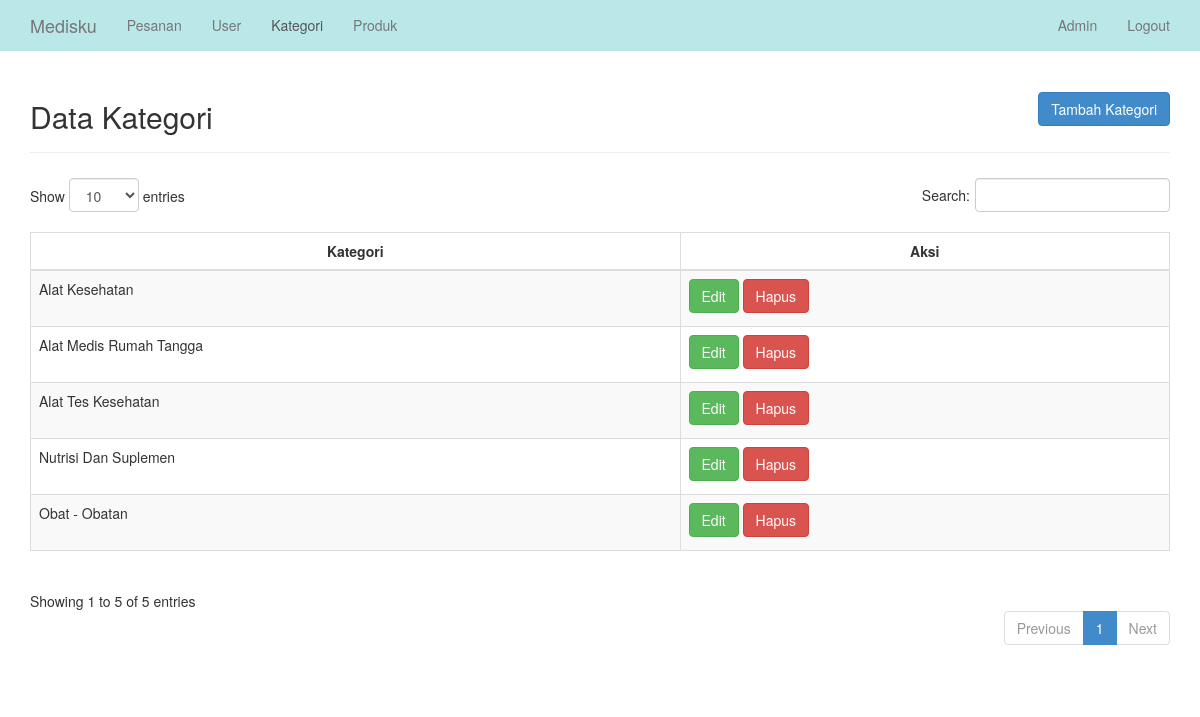
/admin/kategori.php (signed in), run on the app's committed database.
### tables this page shows
CREATE TABLE `kategori` (
  `id_kategori` int NOT NULL AUTO_INCREMENT,
  `kategori` varchar(35) NOT NULL,
  PRIMARY KEY (`id_kategori`)
);

### admin/kategori.php (the view, shortened to what this page needs)
<?php
    include "../koneksi/config.php";
?>
<!DOCTYPE html>
<html>
<head>
    <link href="../assets/css/bootstrap.css" rel="stylesheet">
    <link href="../assets/css/datatables.css" rel="stylesheet">
    <link href="../assets/css/style.css" rel="stylesheet" />
</head>
<body>
  <nav class="navbar navbar-default navbar-fixed-top" role="navigation">
      <div class="container">
          <div class="navbar-header">
              <a class="navbar-brand" href="home.php"> Medisku </a>
          </div>
          <div class="collapse navbar-collapse" id="bs-example-navbar-collapse-1">
              <ul class="nav navbar-nav">
                  <li><a href="home.php">Pesanan</a></li>
                  <li><a href="pengguna.php">User</a></li>
                  <li class="active"><a href="kategori.php">Kategori</a></li>
                  <li><a href="barang.php">Produk</a></li>
              </ul>
              <ul class="nav navbar-nav navbar-right">
                  <li>
                      <a href="user.php"><?php echo ucwords($_SESSION['nama'] ) ?></a>
                  </li>
                  <li>
                      <a href="logout.php">Logout</a>
                  </li>
              </ul>
          </div>
      </div>
  </nav>
  <div class="container">
    <br><br>
    <div class="page-header" style="display: flex; justify-content: space-between; align-items: center;">
      <h2> Data Kategori </h2>
      <button class="btn btn-primary" data-toggle="modal" data-target="#tambah">Tambah Kategori</button>
    </div>
    <table id="tables" class="table table-responsive table-bordered table-striped">
      <thead>
        <tr>
          <th style="text-align: center;">Kategori</th>
          <th style="text-align: center;">Aksi</th>
        </tr>
      </thead>
      <?php
        $sql = "select * from kategori";
        $query = mysqli_query($connect, $sql);
        $no = 1;
        while ($data = mysqli_fetch_array($query)){ ?>
          <tr>
            <td><?php echo ucwords("$data[kategori]"); ?></td>
            <td>
              <button class="btn btn-success" data-toggle="modal" data-target="#edit<?php echo $no; ?>">Edit</button>
              <a href="hapus_kategori.php?id_kategori=<?php echo "$data[id_kategori]"; ?>" onclick='return confirm("Anda Yakin?")' class="btn btn-danger">Hapus</a>
            </td>
          </tr>
        <?php $no++; }
      ?>
    </table>
  </div>
</body>
</html>

### assets/css/datatables.css (style rules this page uses)
table.dataTable thead { cursor: pointer; }

### assets/css/style.css (style rules this page uses)
.btn { margin-bottom:5px; }

### data on the page
kategori: kategori "Obat - Obatan"
kategori: kategori "Alat Medis Rumah Tangga"
kategori: kategori "Nutrisi Dan Suplemen"
kategori: kategori "Alat Tes Kesehatan"
kategori: kategori "Alat Kesehatan"

### other printed values
$_SESSION['nama'] "Admin"
